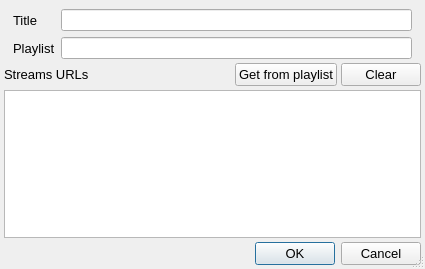
<?xml version="1.0" encoding="UTF-8"?>
<ui version="4.0">
 <class>RadioEdit</class>
 <widget class="QDialog" name="RadioEdit">
  <property name="geometry">
   <rect>
    <x>0</x>
    <y>0</y>
    <width>425</width>
    <height>269</height>
   </rect>
  </property>
  <property name="windowTitle">
   <string>Dialog</string>
  </property>
  <property name="sizeGripEnabled">
   <bool>true</bool>
  </property>
  <layout class="QGridLayout" name="gridLayout">
   <property name="leftMargin">
    <number>4</number>
   </property>
   <property name="topMargin">
    <number>0</number>
   </property>
   <property name="rightMargin">
    <number>4</number>
   </property>
   <property name="bottomMargin">
    <number>4</number>
   </property>
   <property name="spacing">
    <number>4</number>
   </property>
   <item row="0" column="0" rowspan="2" colspan="4">
    <widget class="QFrame" name="frame">
     <property name="frameShape">
      <enum>QFrame::NoFrame</enum>
     </property>
     <property name="frameShadow">
      <enum>QFrame::Raised</enum>
     </property>
     <layout class="QFormLayout" name="formLayout">
      <property name="bottomMargin">
       <number>0</number>
      </property>
      <item row="0" column="0">
       <widget class="QLabel" name="lRadioTitle">
        <property name="sizePolicy">
         <sizepolicy hsizetype="Fixed" vsizetype="Preferred">
          <horstretch>0</horstretch>
          <verstretch>0</verstretch>
         </sizepolicy>
        </property>
        <property name="font">
         <font>
          <pointsize>10</pointsize>
         </font>
        </property>
        <property name="text">
         <string>Title</string>
        </property>
       </widget>
      </item>
      <item row="1" column="0">
       <widget class="QLabel" name="lPlaylist">
        <property name="sizePolicy">
         <sizepolicy hsizetype="Fixed" vsizetype="Preferred">
          <horstretch>0</horstretch>
          <verstretch>0</verstretch>
         </sizepolicy>
        </property>
        <property name="font">
         <font>
          <pointsize>10</pointsize>
         </font>
        </property>
        <property name="text">
         <string>Playlist</string>
        </property>
       </widget>
      </item>
      <item row="0" column="1">
       <widget class="QLineEdit" name="eRadioTitle"/>
      </item>
      <item row="1" column="1">
       <widget class="QLineEdit" name="ePlaylist">
        <property name="sizePolicy">
         <sizepolicy hsizetype="Minimum" vsizetype="Fixed">
          <horstretch>0</horstretch>
          <verstretch>0</verstretch>
         </sizepolicy>
        </property>
       </widget>
      </item>
     </layout>
    </widget>
   </item>
   <item row="4" column="0">
    <widget class="QLabel" name="lURLs">
     <property name="sizePolicy">
      <sizepolicy hsizetype="Expanding" vsizetype="Preferred">
       <horstretch>0</horstretch>
       <verstretch>0</verstretch>
      </sizepolicy>
     </property>
     <property name="font">
      <font>
       <pointsize>10</pointsize>
      </font>
     </property>
     <property name="text">
      <string>Streams URLs</string>
     </property>
    </widget>
   </item>
   <item row="5" column="0" colspan="4">
    <widget class="QTextEdit" name="eStreams"/>
   </item>
   <item row="6" column="2" colspan="2">
    <widget class="QDialogButtonBox" name="buttonBox">
     <property name="font">
      <font>
       <pointsize>10</pointsize>
      </font>
     </property>
     <property name="orientation">
      <enum>Qt::Horizontal</enum>
     </property>
     <property name="standardButtons">
      <set>QDialogButtonBox::Cancel|QDialogButtonBox::Ok</set>
     </property>
    </widget>
   </item>
   <item row="4" column="3">
    <widget class="QPushButton" name="pbClearURLs">
     <property name="minimumSize">
      <size>
       <width>0</width>
       <height>0</height>
      </size>
     </property>
     <property name="font">
      <font>
       <pointsize>10</pointsize>
      </font>
     </property>
     <property name="text">
      <string>Clear</string>
     </property>
    </widget>
   </item>
   <item row="4" column="2">
    <widget class="QPushButton" name="pbLoadURLs">
     <property name="enabled">
      <bool>true</bool>
     </property>
     <property name="sizePolicy">
      <sizepolicy hsizetype="Fixed" vsizetype="Fixed">
       <horstretch>0</horstretch>
       <verstretch>0</verstretch>
      </sizepolicy>
     </property>
     <property name="minimumSize">
      <size>
       <width>0</width>
       <height>0</height>
      </size>
     </property>
     <property name="font">
      <font>
       <pointsize>10</pointsize>
      </font>
     </property>
     <property name="layoutDirection">
      <enum>Qt::LeftToRight</enum>
     </property>
     <property name="text">
      <string>Get from playlist</string>
     </property>
    </widget>
   </item>
  </layout>
 </widget>
 <resources/>
 <connections>
  <connection>
   <sender>buttonBox</sender>
   <signal>accepted()</signal>
   <receiver>RadioEdit</receiver>
   <slot>accept()</slot>
   <hints>
    <hint type="sourcelabel">
     <x>248</x>
     <y>254</y>
    </hint>
    <hint type="destinationlabel">
     <x>157</x>
     <y>274</y>
    </hint>
   </hints>
  </connection>
  <connection>
   <sender>buttonBox</sender>
   <signal>rejected()</signal>
   <receiver>RadioEdit</receiver>
   <slot>reject()</slot>
   <hints>
    <hint type="sourcelabel">
     <x>316</x>
     <y>260</y>
    </hint>
    <hint type="destinationlabel">
     <x>286</x>
     <y>274</y>
    </hint>
   </hints>
  </connection>
 </connections>
</ui>
